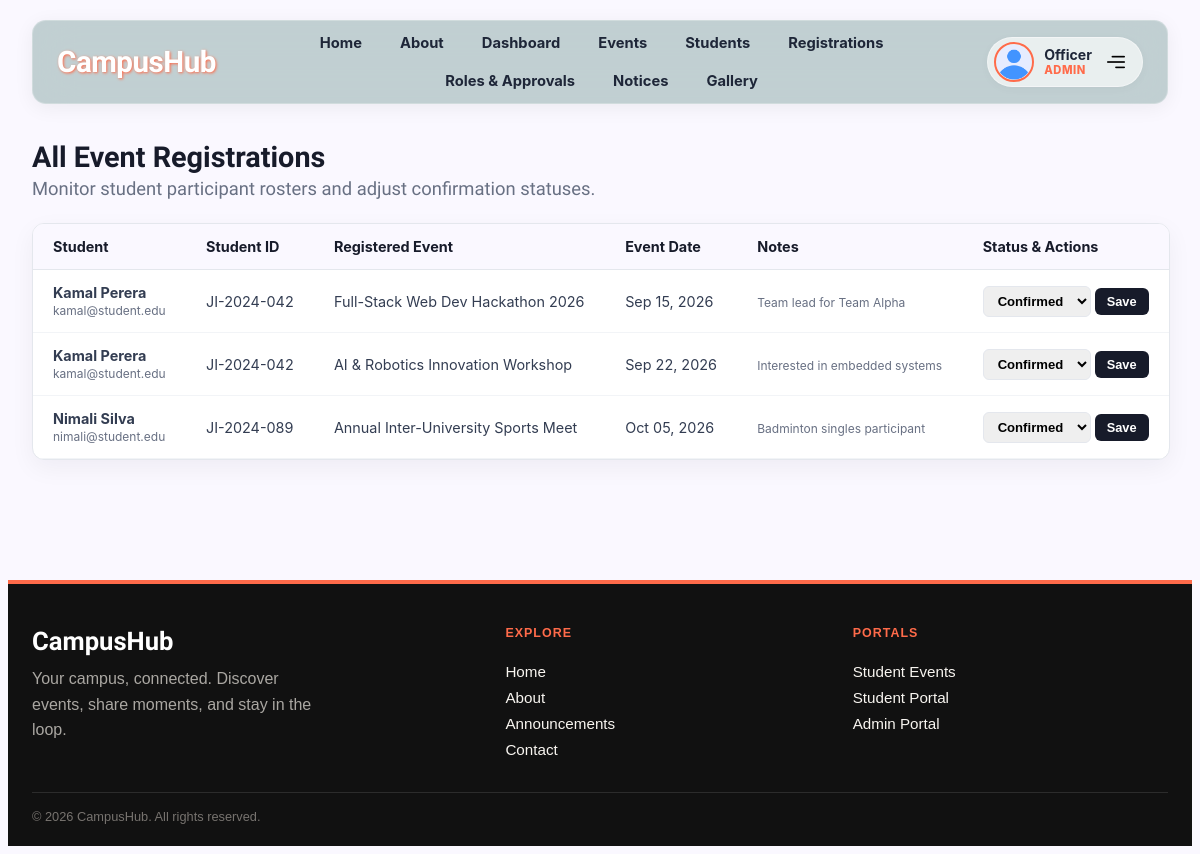
/admin/manage_registrations.php (signed in), run on the app's committed database.
### tables this page shows
CREATE TABLE IF NOT EXISTS `registrations` (
  `registration_id` INT AUTO_INCREMENT PRIMARY KEY,
  `events_event_id` INT NOT NULL,
  `users_user_id` INT NOT NULL,
  `status` ENUM('confirmed', 'pending', 'cancelled') DEFAULT 'confirmed',
  `notes` TEXT NULL,
  `registered_at` TIMESTAMP DEFAULT CURRENT_TIMESTAMP,
  CONSTRAINT `fk_registrations_events` FOREIGN KEY (`events_event_id`) REFERENCES `events` (`event_id`) ON DELETE CASCADE,
  CONSTRAINT `fk_registrations_users` FOREIGN KEY (`users_user_id`) REFERENCES `users` (`user_id`) ON DELETE CASCADE,
  UNIQUE KEY `unique_registration` (`events_event_id`, `users_user_id`)
);

CREATE TABLE IF NOT EXISTS `users` (
  `user_id` INT AUTO_INCREMENT PRIMARY KEY,
  `first_name` VARCHAR(50) NOT NULL,
  `last_name` VARCHAR(75) NOT NULL,
  `email` VARCHAR(100) NOT NULL UNIQUE,
  `phone` VARCHAR(25) NOT NULL UNIQUE,
  `password_hash` VARCHAR(255) NOT NULL,
  `gender` VARCHAR(10) NOT NULL DEFAULT 'other',
  `role` ENUM('super_admin', 'admin', 'moderator', 'student', 'teacher') NOT NULL DEFAULT 'student',
  `student_id` VARCHAR(50) NULL,
  `institution` VARCHAR(150) NULL DEFAULT 'Java Institute for Advanced Technology',
  `profile_photo` VARCHAR(255) NULL DEFAULT 'default-avatar.png',
  `created_at` TIMESTAMP DEFAULT CURRENT_TIMESTAMP
);

CREATE TABLE IF NOT EXISTS `events` (
  `event_id` INT AUTO_INCREMENT PRIMARY KEY,
  `title` VARCHAR(255) NOT NULL,
  `description` TEXT NOT NULL,
  `category` VARCHAR(50) NOT NULL DEFAULT 'Workshop',
  `club_name` VARCHAR(100) NOT NULL DEFAULT 'CampusHub General',
  `event_date` DATE NOT NULL,
  `event_time` TIME NOT NULL,
  `location` VARCHAR(255) NOT NULL,
  `max_participants` INT NOT NULL DEFAULT 50,
  `banner_image` VARCHAR(255) NULL,
  `meta_data` JSON NULL,
  `status` ENUM('upcoming', 'completed', 'cancelled') DEFAULT 'upcoming',
  `created_at` TIMESTAMP DEFAULT CURRENT_TIMESTAMP
);

### includes/db.php (called while the page is built, shortened)
<?php
class Database
{
  private static $connection = null;
  public static function getConnection()
  {
    if (self::$connection === null) {
      $conn = @new mysqli(DB_HOST, DB_USER, DB_PASS, DB_NAME, 3306);
      $conn->set_charset("utf8mb4");
      self::$connection = $conn;
    }
    return self::$connection;
  }
  public static function search($query, $types = null, $params = [])
  {
    $conn = self::getConnection();
    $statement = $conn->prepare($query);
    $statement->execute();
    $result = $statement->get_result();
    return $result;
  }
}

### admin/manage_registrations.php (the view, shortened to what this page needs)
<?php
require_once '../includes/header.php';
require_once '../includes/db.php';
$registrations = [];
$sql = "SELECT r.registration_id, r.status, r.notes, r.registered_at,
               u.first_name, u.last_name, u.email, u.student_id,
               e.title as event_title, e.event_date
        FROM registrations r
        JOIN users u ON r.users_user_id = u.user_id
        JOIN events e ON r.events_event_id = e.event_id
        ORDER BY r.registered_at DESC";
$res = Database::search($sql);
if ($res && $res->num_rows > 0) {
    while ($row = $res->fetch_assoc()) {
        $registrations[] = $row;
    }
}
?>
<main class="page-container">
  <div class="header-bar">
    <h1>All Event Registrations</h1>
    <p style="margin: 4px 0 0; color: var(--muted); font-family: 'Cabin Sketch', cursive; font-size: 1.15rem;">
      Monitor student participant rosters and adjust confirmation statuses.
    </p>
  </div>
  <div class="table-container">
    <table>
      <thead>
        <tr>
          <th>Student</th>
          <th>Student ID</th>
          <th>Registered Event</th>
          <th>Event Date</th>
          <th>Notes</th>
          <th>Status & Actions</th>
        </tr>
      </thead>
      <tbody>
        <?php foreach ($registrations as $r): ?>
          <tr>
            <td><strong><?php echo htmlspecialchars($r['first_name'] . ' ' . $r['last_name']); ?></strong><br><small style="color: var(--muted);"><?php echo htmlspecialchars($r['email']); ?></small></td>
            <td><?php echo htmlspecialchars($r['student_id'] ?? 'N/A'); ?></td>
            <td><?php echo htmlspecialchars($r['event_title']); ?></td>
            <td><?php echo date('M d, Y', strtotime($r['event_date'])); ?></td>
            <td><small style="color: var(--muted);"><?php echo htmlspecialchars($r['notes'] ?? 'None'); ?></small></td>
            <td>
              <form method="POST" action="manage_registrations.php" style="display: flex; align-items: center;">
                <select name="new_status" class="status-select">
                  <option value="confirmed" <?php echo ($r['status'] === 'confirmed') ? 'selected' : ''; ?>>Confirmed</option>
                </select>
                <button type="submit" class="btn-update">Save</button>
              </form>
            </td>
          </tr>
        <?php endforeach; ?>
      </tbody>
    </table>
  </div>
</main>
<?php
require_once '../includes/footer.php';
?>

### assets/css/style.css (style rules this page uses)
body { background-color: #faf8ff; font-family: 'Archivo Black', sans-serif; }

### admin/manage_registrations.php (style rules this page uses)
.page-container { --ink: #171b2a; --muted: #687083; --line: #e4e7ed; --coral: #FF6B4A; width: 100%; padding: 0 24px 64px; box-sizing: border-box; }
.header-bar, .table-container { width: 100%; max-width: 1200px; margin-right: auto; margin-left: auto; }
.header-bar { margin-top: 36px; margin-bottom: 24px; }
.header-bar h1 { margin: 0; color: var(--ink); font-size: 1.8rem; }
.table-container { background: #ffffff; border: 1px solid var(--line); border-radius: 12px; overflow-x: auto; box-shadow: 0 8px 24px rgba(23, 27, 42, 0.05); }
table { width: 100%; border-collapse: collapse; font-family: -apple-system, BlinkMacSystemFont, "Segoe UI", Roboto, sans-serif; font-size: 0.9rem; }
th { background: #faf8ff; text-align: left; padding: 14px 20px; font-weight: 700; color: var(--ink); border-bottom: 1px solid var(--line); }
td { padding: 14px 20px; border-bottom: 1px solid #f2f4f7; color: #333d52; }
.status-select { padding: 6px 10px; border-radius: 6px; border: 1px solid var(--line); font-size: 0.82rem; font-weight: 600; }
.btn-update { background: var(--ink); color: #fff; border: none; padding: 6px 12px; border-radius: 6px; font-size: 0.8rem; font-weight: bold; cursor: pointer; margin-left: 4px; }

### data on the page
registrations: users_user.last_name "Kamal Perera", users_user.email "kamal@student.edu", users_user.student_id "JI-2024-042", events_event.title "Full-Stack Web Dev Hackathon 2026", events_event.event_date "Sep 15, 2026", notes "Team lead for Team Alpha", new_status "Confirmed"
registrations: users_user.last_name "Kamal Perera", users_user.email "kamal@student.edu", users_user.student_id "JI-2024-042", events_event.title "AI & Robotics Innovation Workshop", events_event.event_date "Sep 22, 2026", notes "Interested in embedded systems", new_status "Confirmed"
registrations: users_user.last_name "Nimali Silva", users_user.email "nimali@student.edu", users_user.student_id "JI-2024-089", events_event.title "Annual Inter-University Sports Meet", events_event.event_date "Oct 05, 2026", notes "Badminton singles participant", new_status "Confirmed"

### other printed values
$user_name "Officer"
str_replace('_', ' ', $user_role) "ADMIN"
